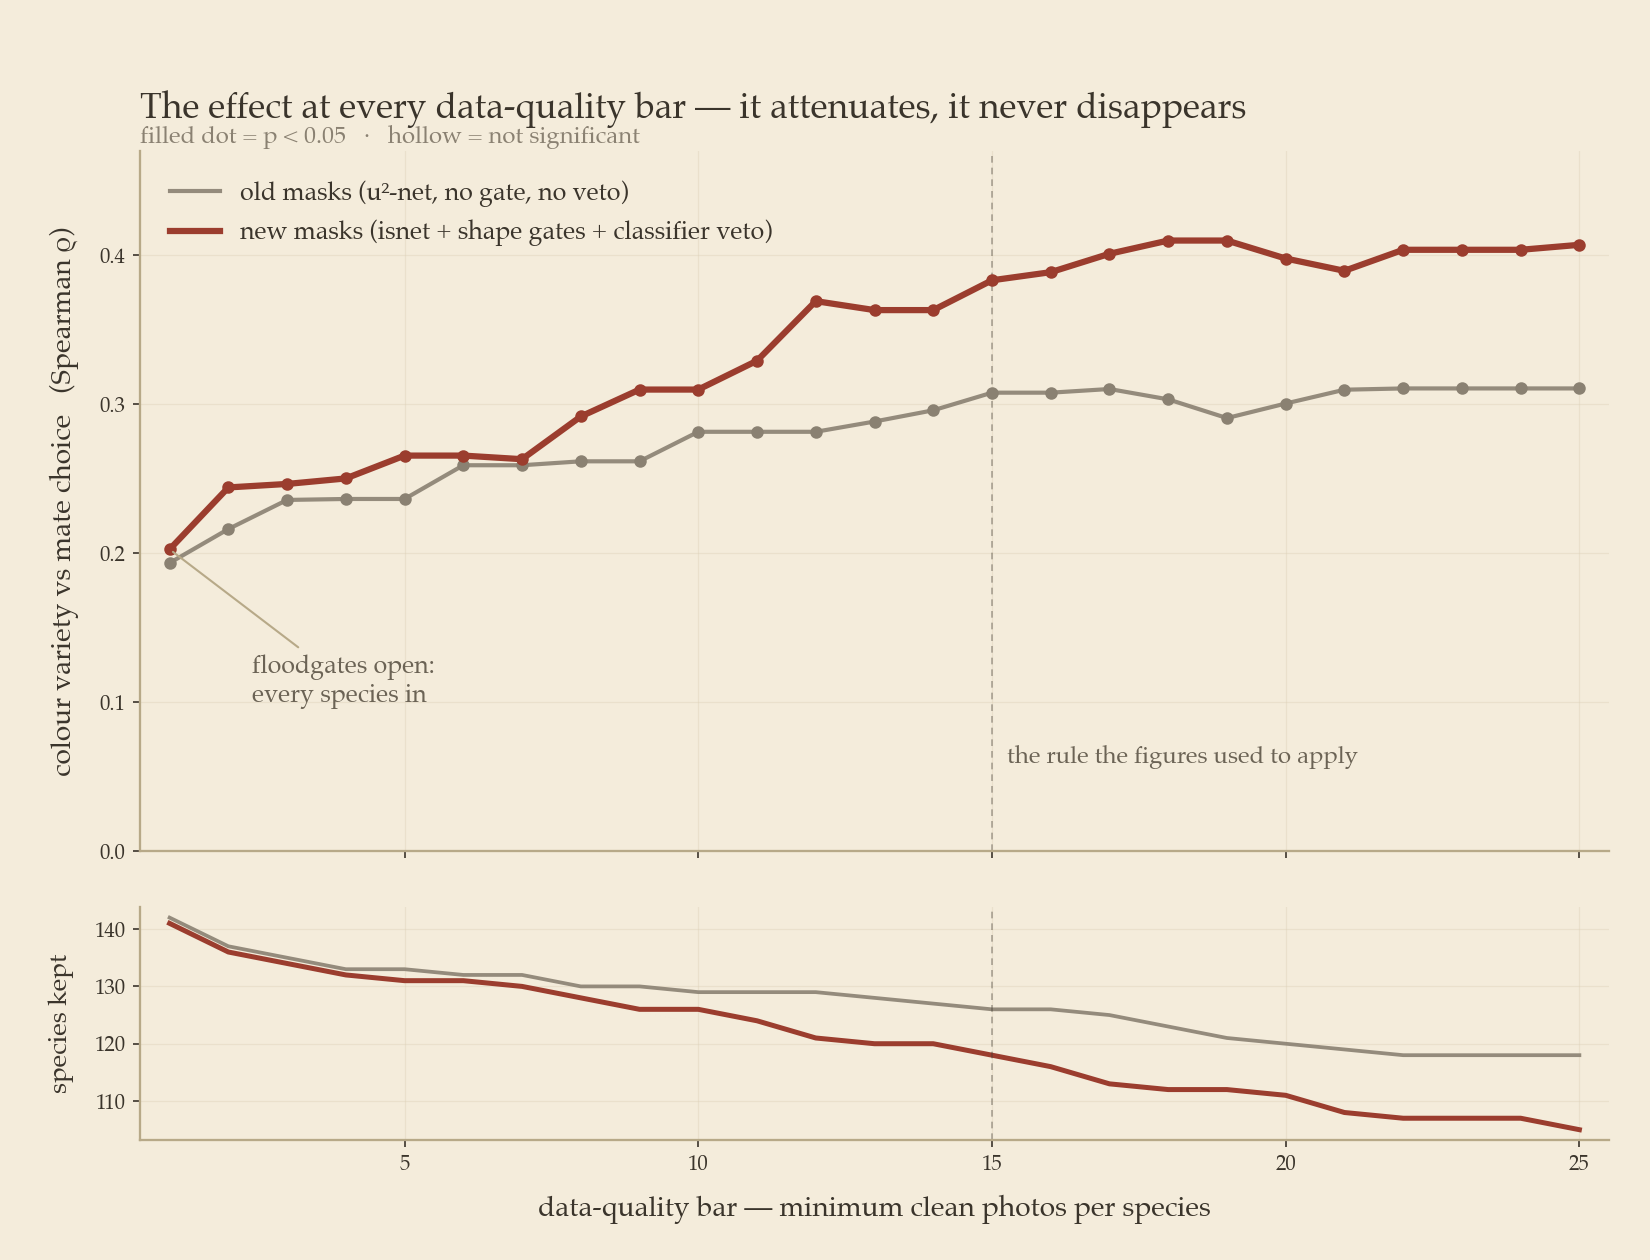

The script that saved this image:
"""Figure 5: the data-quality rule, on trial.

The >= 15-photo rule was defended on the grounds that filtering *strengthened* the result.
That defence is uncomfortably close to the description of p-hacking, so this figure does the
only honest thing available: it plots the effect at EVERY photo-count bar, for both the old
and the new masks, and lets the reader see the whole curve rather than the chosen point.

What you want to see (and what is there) is monotone attenuation toward zero as the bar drops
-- the signature of noise diluting a real effect -- rather than a cliff at which the effect
appears from nowhere, which is what a filtering artifact would look like.
"""
import warnings; warnings.filterwarnings("ignore")
import os
import numpy as np, pandas as pd
import matplotlib.pyplot as plt
from scipy import stats

ROOT = os.path.dirname(os.path.abspath(__file__))
PAPER, INK, ACCENT, GRID = "#f4ecdb", "#3a342b", "#9b3d2e", "#ddd0b7"
OLDC = "#8a8172"

plt.rcParams.update({
    "font.family": "serif",
    "font.serif": ["Palatino", "Palatino Linotype", "Georgia", "DejaVu Serif"],
    "text.color": INK, "axes.labelcolor": INK, "xtick.color": INK, "ytick.color": INK,
    "figure.facecolor": PAPER, "axes.facecolor": PAPER,
    "axes.edgecolor": "#b7a988", "axes.linewidth": 1.1})

old = pd.read_csv(os.path.join(ROOT, "fish_metrics.csv"))
new = pd.read_csv(os.path.join(ROOT, "fish_metrics_isnet.csv"))
BARS = list(range(1, 26))


def curve(df):
    rs, ps, ns = [], [], []
    for b in BARS:
        d = df[df.n_images >= b].dropna(subset=["hue_entropy", "mate_choice_index"])
        r, p = stats.spearmanr(d["mate_choice_index"], d["hue_entropy"])
        rs.append(r); ps.append(p); ns.append(len(d))
    return np.array(rs), np.array(ps), np.array(ns)


ro, po, no = curve(old)
rn, pn, nn = curve(new)

fig, (ax, axn) = plt.subplots(2, 1, figsize=(11, 8.4), sharex=True,
                              gridspec_kw={"height_ratios": [3, 1], "hspace": 0.12})

ax.axhline(0, color=INK, lw=0.9, alpha=0.35)
ax.plot(BARS, ro, "-", color=OLDC, lw=2.0, alpha=0.9, label="old masks (u²-net, no gate, no veto)")
ax.plot(BARS, rn, "-", color=ACCENT, lw=3.0, label="new masks (isnet + shape gates + classifier veto)")

# significance: fill the markers only where p < 0.05
for r, p, c in ((ro, po, OLDC), (rn, pn, ACCENT)):
    sig = p < 0.05
    ax.plot(np.array(BARS)[sig], r[sig], "o", color=c, ms=5, zorder=3)
    ax.plot(np.array(BARS)[~sig], r[~sig], "o", mfc=PAPER, mec=c, mew=1.4, ms=5, zorder=3)

ax.axvline(15, color=INK, lw=0.8, ls=(0, (4, 3)), alpha=0.4)
ax.text(15.25, 0.055, "the rule the figures used to apply", fontsize=11.5,
        style="italic", color="#6b6355", rotation=0, va="bottom")
ax.annotate("floodgates open:\nevery species in", xy=(1, rn[0]), xytext=(2.4, 0.10),
            fontsize=12, color="#6b6355", style="italic",
            arrowprops=dict(arrowstyle="-", color="#b7a988", lw=1))

ax.set_ylim(0, 0.47)
ax.set_ylabel("colour variety vs mate choice   (Spearman ρ)", fontsize=13.5, labelpad=10)
ax.legend(frameon=False, fontsize=12, loc="upper left", bbox_to_anchor=(0.005, 0.99))
ax.grid(color=GRID, lw=0.6, alpha=0.4)
ax.set_axisbelow(True)
ax.spines[["top", "right"]].set_visible(False)
ax.set_title("The effect at every data-quality bar — it attenuates, it never disappears",
             fontsize=17, pad=16, loc="left")
ax.text(0, 1.012, "filled dot = p < 0.05   ·   hollow = not significant",
        transform=ax.transAxes, fontsize=11.5, color="#8a8172", style="italic")

axn.plot(BARS, no, "-", color=OLDC, lw=1.8, alpha=0.9)
axn.plot(BARS, nn, "-", color=ACCENT, lw=2.4)
axn.axvline(15, color=INK, lw=0.8, ls=(0, (4, 3)), alpha=0.4)
axn.set_ylabel("species kept", fontsize=12.5, labelpad=10)
axn.set_xlabel("data-quality bar — minimum clean photos per species", fontsize=13.5, labelpad=9)
axn.grid(color=GRID, lw=0.6, alpha=0.4)
axn.set_axisbelow(True)
axn.spines[["top", "right"]].set_visible(False)
axn.set_xlim(0.5, 25.5)

fig.subplots_adjust(left=0.085, right=0.975, top=0.88, bottom=0.095)
out = os.path.join(ROOT, "fig5_threshold.png")
fig.savefig(out, dpi=150, facecolor=PAPER)
print(f"wrote fig5_threshold.png")
print(f"  new masks: rho {rn[0]:+.3f} (all {nn[0]} species)  ->  {rn[14]:+.3f} (>=15: {nn[14]})  "
      f"->  {rn[24]:+.3f} (>=25: {nn[24]})")
print(f"  significant (p<0.05) at every bar from 1 to 25: "
      f"{'yes' if (pn < 0.05).all() else 'NO'}")
